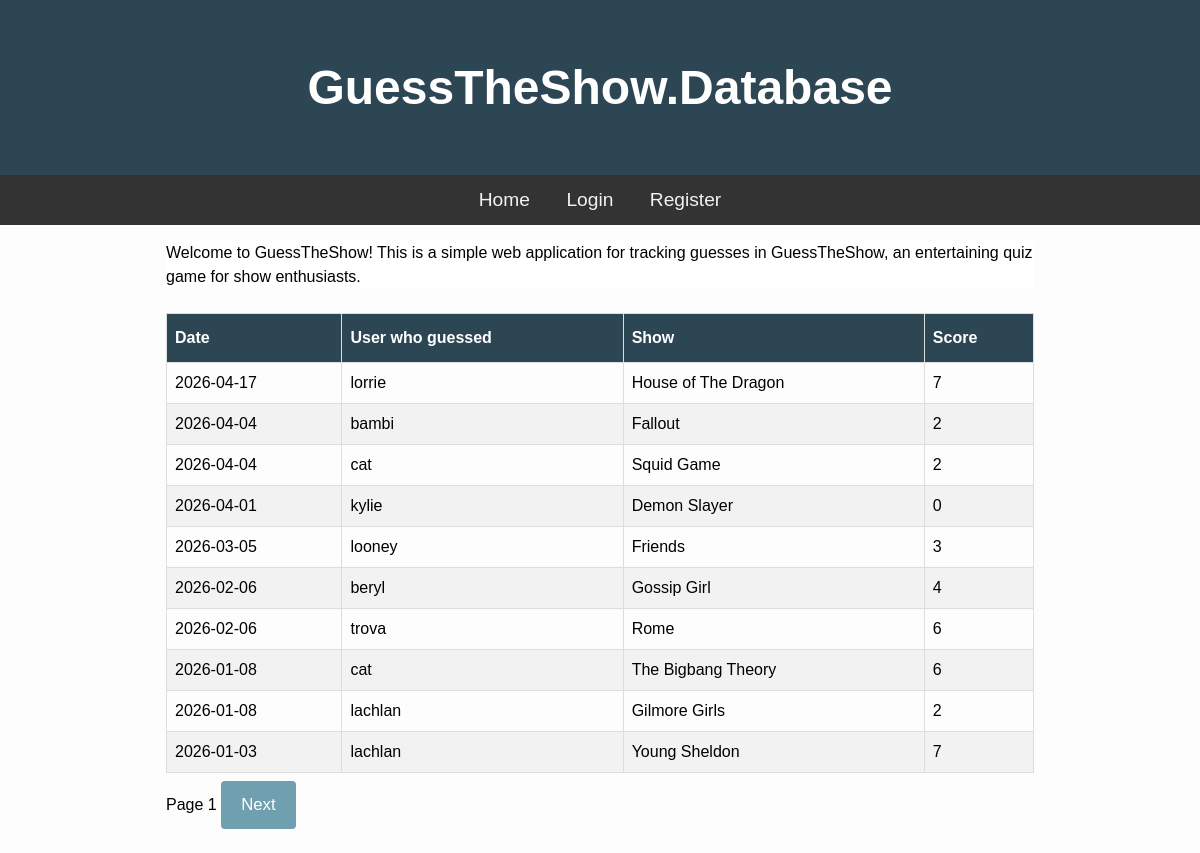
Before: / with the older database file.
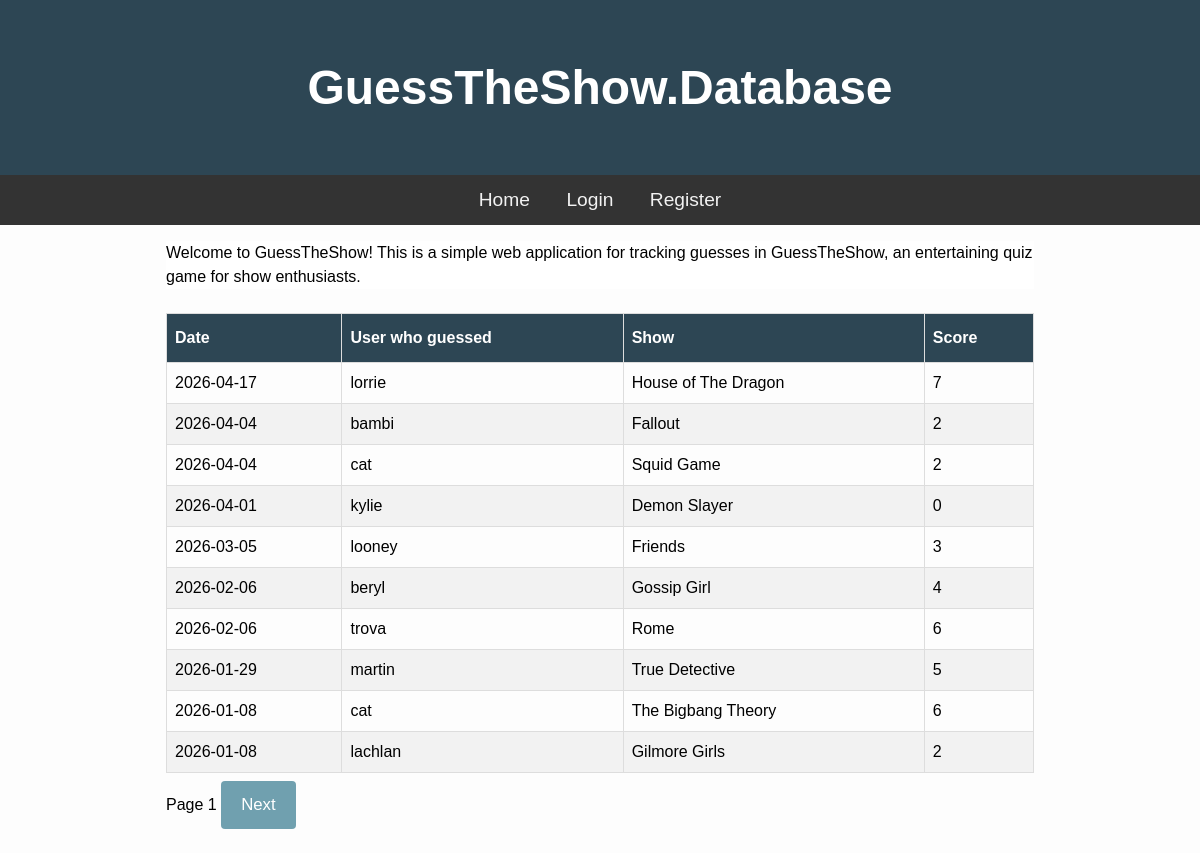
After: the same page with the newer database file.
### tables this page shows
CREATE TABLE Guesses (id INTEGER PRIMARY KEY AUTOINCREMENT, user_id INTEGER, date TEXT NOT NULL, score INTEGER, "show" TEXT NOT NULL);

CREATE TABLE Users (id INTEGER PRIMARY KEY AUTOINCREMENT, username TEXT UNIQUE NOT NULL, password NOT NULL, salt TEXT);

### main.py (the view)
@app.route("/") #the route for the homepage
def Home():
    page = request.args.get('page', 1, type=int) #Get the page number from the query parameters and default to 1 if not provided
    per_page = 10 #Limit guesses to 10 per page e
    total_guesses = db.TotalGuessCount() #Get the total number of guesses from the guesses database
    total_pages = math.ceil(total_guesses / per_page)#Calculate the total number of pages and round up to the nearest whole number
    if page < 1: #If the page number is less than 1, set it to 1 to prevent invalid page numbers and users from trying to access non-existent pages
       page = 1
    elif page > total_pages and total_pages > 0:
       page = total_pages
    offset = (page - 1) * per_page #Calculate the offset for the database query based on the current page
    guessData = db.GetPages(per_page, offset)#Get the guesses for the current page using limit and offset
    return render_template("index1.html", guesses=guessData, page=page, total_pages=total_pages) #Note: passing data, page and total_pages

### db.py (called while the page is built)
def GetDB():
    BASE_DIR = os.path.dirname(os.path.abspath(__file__)) #Turns the part of the current file into an absolute path and then gets the directory of that path. Used to find the database file regardless of where the program is run from.
    db_path = os.path.join(BASE_DIR, ".database", "gtg.db") #Creates path to the database file
    db = sqlite3.connect(db_path)
    db.row_factory = sqlite3.Row
    return db

def GetPages(limit, offset):
    db = GetDB()
    query = """SELECT Guesses.date, Guesses.show, Guesses.score, Users.username
               FROM Guesses
               JOIN Users ON Guesses.user_id = Users.id
               ORDER BY date DESC
               LIMIT ? OFFSET ?"""
    guesses = db.execute(query, (limit, offset)).fetchall()
    db.close()
    return guesses

def TotalGuessCount():
    db = GetDB()
    result = db.execute("SELECT COUNT(*) as total FROM Guesses").fetchone()
    db.close()
    return result['total']

### templates/index1.html (shortened to what this page needs)
{% extends "base.html" %}
{% block content %}
<div class="container">
    <p>Welcome to GuessTheShow! This is a simple web application for tracking guesses in GuessTheShow, an entertaining quiz game for show enthusiasts.</p>
</div>
<br>
<table class="guess_table">
    <thead>
        <th>Date</th>
        <th>User who guessed</th>
        <th>Show</th>
        <th>Score</th>
    </thead>
    <tbody>
        {% for guess in guesses %}
        <tr>
            <td>{{ guess['date'] }}</td>
            <td>{{ guess['username'] }}</td>
            <td>{{ guess['show'] }}</td>
            <td>{{ guess['score'] }}</td>
        </tr>
        {% endfor %}
    </tbody>
</table>
<div class="pagenavigation">
    <span>Page {{ page }}</span>
    {% if page < total_pages %}
        <a href="{{ url_for('Home', page=page+1) }}"><button>Next</button></a>
    {% endif %}
</div>
{% endblock %}

### templates/base.html (shortened to what this page needs)
<!DOCTYPE html>
<html lang="en">
<head>
    <link rel="stylesheet" href="static/css/style.css" />
</head>
<body>
    <h1 class="banner">GuessTheShow.Database</h1>
    <nav>
        <a href="/">Home</a>
        {% if session.get('username') %}
         <a href="/logout">Logout</a>
         {% else %}
        <a href="/login">Login</a>
        <a href="/register">Register</a>
        {% endif %}
</nav>
    <main>
        {% block content %}
        {% endblock %}
    </main>
</body>
</html>

### static/css/style.css (style rules this page uses)
* { padding: 0; margin: 0; box-sizing: border-box; }
body { background: #fdfdfd; font-family: "Nunito", sans-serif; font-size: 1rem; }
main { max-width: 900px; margin: auto; padding: 1rem; line-height: 1.5; }
.banner { padding: 60px; text-align: center; background: #2D4654; color: white; font-size: 3em; }
nav { overflow: hidden; background-color: #333; text-align: center; }
nav a { display: inline-block; color: #f2f2f2; padding: 14px 16px; text-decoration: none; font-size: 1.2em; }
.container { background-color: white; }
.guess_table { font-family: Arial, Helvetica, sans-serif; border-collapse: collapse; width: 100%; }
.guess_table td, .guess_table th { border: 1px solid #ddd; padding: 8px; }
.guess_table tr:nth-child(even) { background-color: #f2f2f2; }
.guess_table th { padding-top: 12px; padding-bottom: 12px; text-align: left; background-color: #2D4654; color: white; }
button { background-color: #70A0AF; color: white; padding: 14px 20px; margin: 8px 0; border: none; border-radius: 4px; cursor: pointer; font-size: 1.05em; }

Changed rows visible on the page:
no longer on this page (row unchanged): Guesses: date "2026-01-03", username "lachlan", show "Young Sheldon", score "7"
added Guesses: date "2026-01-29", username "martin", show "True Detective", score "5"
